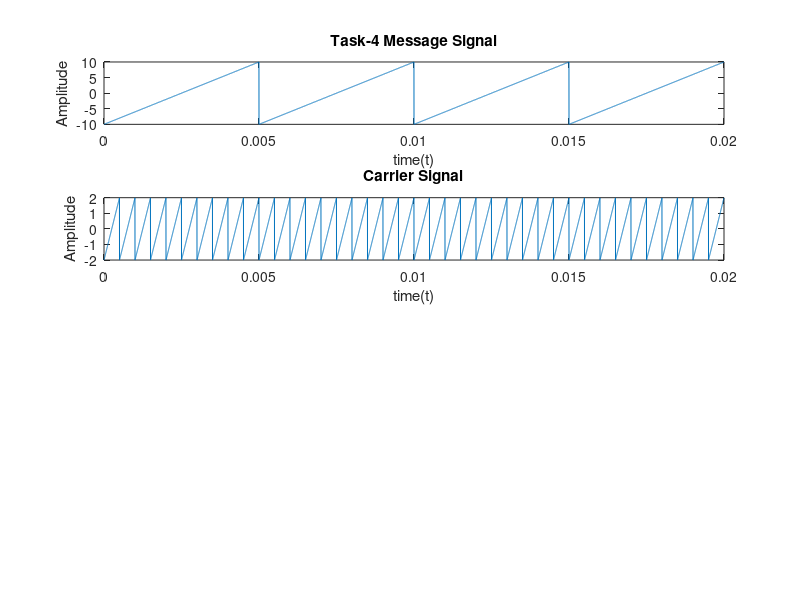

This figure's MATLAB source: (Note: this script raises an error after producing the figure.)
t = linspace(0, 0.2, 100000);
%% Message Signal :
h=5;
Am = 10;
fm = 200;
ym = Am*sawtooth(2*pi*fm*t);
figure;
subplot(4, 1, 1);
plot(t(1:10000), ym(1:10000));
title('Task-4 Message Signal');
xlabel('time(t)');
ylabel('Amplitude');
%% Carrier Signal :
Ac = Am/h;
fc = 2000;
yc = Ac*sawtooth(2*pi*fc*t);
subplot(4, 1, 2);
plot(t(1:10000), yc(1:10000));
title('Carrier Signal');
xlabel('time(t)');
ylabel('Amplitude');
%% Modulated Signal :
y = ammod(ym, fc, 100000, 0, Ac);
subplot(4, 1, 3);
plot(t(1:10000), y(1:10000));
title('Modulated Signal');
xlabel('time(t)');
ylabel('Amplitude');
%% Demodulated Signal :
z = amdemod(y, fc, 100000, 0, Ac);
subplot(4, 1, 4);
plot(t(1:10000), z(1:10000));
title('Demodulated Signal');
xlabel('time(t)');
ylabel('Amplitude');
ylim([-10, 10]);
